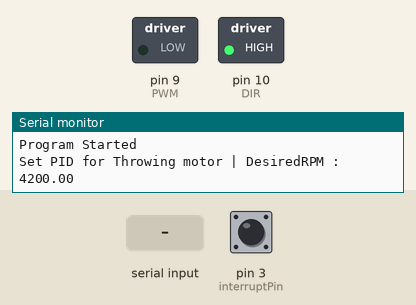
Simulated run of this sketch. Board: Arduino Uno, built with avr-gcc and run on an emulated ATmega328P. On the bench: switched loads named in the sketch (green lamp = pin HIGH), the last lines printed to the serial monitor. Inputs (shaded band) come from the test bench; at power-on: pin 3 (interruptPin) LOW.

Above: at 1.2 s.
1.3 s: "17\n" received over the second serial link
At 2.2 s:
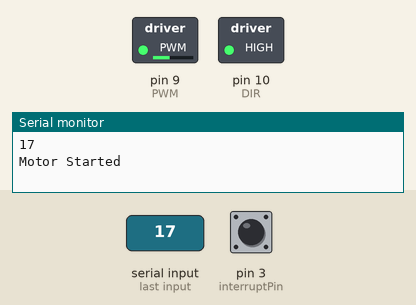
2.8 s: "13\n" received over the second serial link
At 3.4 s:
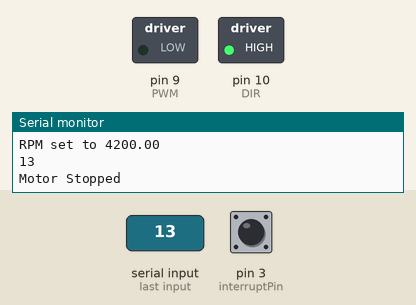
Timing chart, 0 to 5.8 s (numbered marks = the images above; inputs shaded):
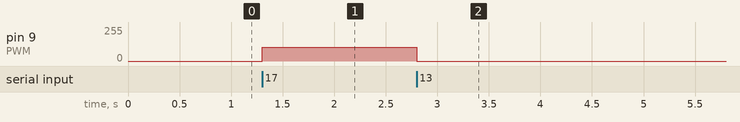

Measured:
- after the input at 1.3 s, pin 9 (PWM): 0/255 → 105/255 at once
- after the input at 2.8 s, pin 9 (PWM): 105/255 → 0/255 at once

The sketch:

Velocity_and_IR_Final.ino
```cpp
// send rpm and pwm on request - added - test it

#define DEBUG 1

#include <SoftwareSerial.h>
SoftwareSerial mySerial(7, 6); // RX, TX

#include <PID_v1.h>
double Setpoint, Input, Output;
//double Kp = 0.025, Ki = 0.08, Kd = 0;                       // nice adjustment on 3000 rpm

double Kp = 0.09, Ki = 0.25, Kd = 0;                       // nice adjustment on 3000 rpm

PID myPID(&Input, &Output, &Setpoint, Kp, Ki, Kd, DIRECT);

#include <StopWatch.h>
StopWatch MySW(StopWatch::MICROS);

#define interruptPin 3

#define DIR 10
#define PWM 9

double tym = 1;
double desired_rpm = 4200;
double rpm, rps;
String RPM;
int counter = 0, setRpm;

unsigned long Time, startTime, endTime;
double d = 200;
int total = 0;
boolean startP =  false, endP =  false;
char command = 0;
boolean motorON = false;

String str;

void setup() {
  Serial.begin(9600);
  mySerial.begin(9600);

  pinMode(DIR, OUTPUT);
  pinMode(PWM, OUTPUT);
  pinMode(interruptPin, INPUT);
  attachInterrupt(digitalPinToInterrupt(interruptPin), incrementCounter, RISING);

  Serial.println("Program Started");

  Serial.print("Set PID for Throwing motor | DesiredRPM : ");
  Serial.println(desired_rpm);
  Input = 0;
  Setpoint = desired_rpm;
  myPID.SetMode(AUTOMATIC);
  myPID.SetControllerDirection(DIRECT);
  myPID.SetOutputLimits(50, 105);

  digitalWrite(DIR, HIGH);                              // set Throwing motor direction
  analogWrite(PWM, 0);                                  // stop the motor
}

void loop() {
  if (mySerial.available()) {
    detachInterrupt(digitalPinToInterrupt(interruptPin));
    setRpm = mySerial.parseInt();
    mySerial.flush();
    if (DEBUG)
      Serial.println(setRpm);
    if (setRpm == 17) {
      analogWrite(PWM, 40);
      motorON = true;
      if (DEBUG) {
        Serial.println("Motor Started");
      }
    } else if (setRpm == 13) {
      analogWrite(PWM, 0);
      motorON = false;
      if (DEBUG) {
        Serial.println("Motor Stopped");
      }
    /*} else if (setRpm == -5) {
      mySerial.print(str + rpm + "," + Output + ",");
      //mySerial.flush();
      if(DEBUG){
        Serial.print("Requested data is sent");
      }*/
    } else {
      if (motorON) {
        if (setRpm >= 1500 && setRpm <= 6000)
          Setpoint = setRpm;
        if (DEBUG) {
          Serial.print("RPM set to ");
          Serial.println(Setpoint);
        }
      }
    }
    counter = 0;
    attachInterrupt(digitalPinToInterrupt(interruptPin), incrementCounter, RISING);
  }
  if (Serial.available()) {
    setRpm = Serial.parseInt();
    if (DEBUG)
      Serial.println(setRpm);
    if (setRpm >= 1500 && setRpm <= 6000)
      Setpoint = setRpm;
  }
  if (motorON) {
    if (rpm > 1000 && rpm <= 6000)
      Input = rpm;
    myPID.Compute();
    if (!DEBUG) {
      //Serial.print(" \tOUTPUT : ");
      //Serial.println(Output);
    }
    analogWrite(PWM, Output);
  }
}

void incrementCounter() {
  counter ++;
  //  Serial.print("Count : ");
  //  Serial.println(counter);
  detachInterrupt(digitalPinToInterrupt(interruptPin));
  if (counter == 1)
    MySW.start();
  if (counter >= 2) {
    tym = MySW.elapsed();
    rpm = (60000000 / tym) ;
    if (DEBUG) {
      Serial.print("\t RPM : ");
      Serial.println(rpm);
      //Serial.print("\t Output : ");
      //Serial.println(Output);
    }
    counter = 0;
    MySW.reset();
  }
  attachInterrupt(digitalPinToInterrupt(interruptPin), incrementCounter, RISING);
}
```
